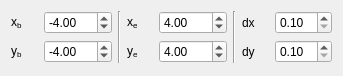
<?xml version="1.0" encoding="UTF-8"?>
<ui version="4.0">
 <class>GridWidget</class>
 <widget class="QWidget" name="GridWidget">
  <property name="geometry">
   <rect>
    <x>0</x>
    <y>0</y>
    <width>343</width>
    <height>76</height>
   </rect>
  </property>
  <property name="minimumSize">
   <size>
    <width>343</width>
    <height>0</height>
   </size>
  </property>
  <property name="windowTitle">
   <string>Form</string>
  </property>
  <layout class="QGridLayout" name="gridLayout">
   <item row="1" column="3">
    <widget class="QLabel" name="yeTextLabel">
     <property name="text">
      <string>y&lt;sub&gt;e&lt;/sub&gt;</string>
     </property>
    </widget>
   </item>
   <item row="0" column="0">
    <widget class="QLabel" name="xbTextLabel">
     <property name="text">
      <string>x&lt;sub&gt;b&lt;/sub&gt;</string>
     </property>
    </widget>
   </item>
   <item row="0" column="7">
    <widget class="QDoubleSpinBox" name="dxDoubleSpinBox">
     <property name="minimum">
      <double>0.100000000000000</double>
     </property>
     <property name="maximum">
      <double>10.000000000000000</double>
     </property>
     <property name="singleStep">
      <double>0.100000000000000</double>
     </property>
     <property name="value">
      <double>0.100000000000000</double>
     </property>
    </widget>
   </item>
   <item row="0" column="2" rowspan="2">
    <widget class="Line" name="line">
     <property name="orientation">
      <enum>Qt::Vertical</enum>
     </property>
    </widget>
   </item>
   <item row="0" column="5" rowspan="2">
    <widget class="Line" name="line_2">
     <property name="orientation">
      <enum>Qt::Vertical</enum>
     </property>
    </widget>
   </item>
   <item row="0" column="1">
    <widget class="QDoubleSpinBox" name="xbDoubleSpinBox">
     <property name="minimum">
      <double>-100.000000000000000</double>
     </property>
     <property name="maximum">
      <double>100.000000000000000</double>
     </property>
     <property name="singleStep">
      <double>1.000000000000000</double>
     </property>
     <property name="value">
      <double>-4.000000000000000</double>
     </property>
    </widget>
   </item>
   <item row="1" column="1">
    <widget class="QDoubleSpinBox" name="ybDoubleSpinBox">
     <property name="decimals">
      <number>2</number>
     </property>
     <property name="minimum">
      <double>-100.000000000000000</double>
     </property>
     <property name="maximum">
      <double>100.000000000000000</double>
     </property>
     <property name="singleStep">
      <double>1.000000000000000</double>
     </property>
     <property name="value">
      <double>-4.000000000000000</double>
     </property>
    </widget>
   </item>
   <item row="0" column="3">
    <widget class="QLabel" name="xeTextLabel">
     <property name="text">
      <string>x&lt;sub&gt;e&lt;/sub&gt;</string>
     </property>
    </widget>
   </item>
   <item row="1" column="6">
    <widget class="QLabel" name="dyTextLabel">
     <property name="text">
      <string>dy</string>
     </property>
    </widget>
   </item>
   <item row="1" column="7">
    <widget class="QDoubleSpinBox" name="dyDoubleSpinBox">
     <property name="minimum">
      <double>0.100000000000000</double>
     </property>
     <property name="maximum">
      <double>10.000000000000000</double>
     </property>
     <property name="singleStep">
      <double>0.100000000000000</double>
     </property>
     <property name="value">
      <double>0.100000000000000</double>
     </property>
    </widget>
   </item>
   <item row="0" column="4">
    <widget class="QDoubleSpinBox" name="xeDoubleSpinBox">
     <property name="minimum">
      <double>-100.000000000000000</double>
     </property>
     <property name="value">
      <double>4.000000000000000</double>
     </property>
    </widget>
   </item>
   <item row="0" column="6">
    <widget class="QLabel" name="dxTextLabel">
     <property name="text">
      <string>dx</string>
     </property>
    </widget>
   </item>
   <item row="1" column="0">
    <widget class="QLabel" name="ybTextLabel">
     <property name="text">
      <string>y&lt;sub&gt;b&lt;/sub&gt;</string>
     </property>
    </widget>
   </item>
   <item row="1" column="4">
    <widget class="QDoubleSpinBox" name="yeDoubleSpinBox">
     <property name="minimum">
      <double>-100.000000000000000</double>
     </property>
     <property name="value">
      <double>4.000000000000000</double>
     </property>
    </widget>
   </item>
  </layout>
 </widget>
 <resources/>
 <connections/>
</ui>
